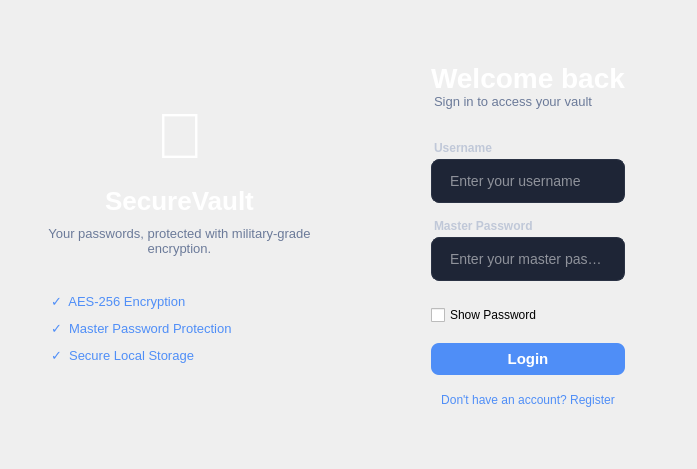
      <widget class="QWidget" name="loginPage">
       <property name="styleSheet">
        <string notr="true">QWidget#LoginPage { background-color: #0F1421; }</string>
       </property>
       <layout class="QHBoxLayout" name="loginMainLayout">
        <property name="spacing">
         <number>0</number>
        </property>
        <property name="leftMargin">
         <number>0</number>
        </property>
        <property name="topMargin">
         <number>0</number>
        </property>
        <property name="rightMargin">
         <number>0</number>
        </property>
        <property name="bottomMargin">
         <number>0</number>
        </property>
        <item>
         <layout class="QVBoxLayout" name="leftPanelLayout">
          <property name="spacing">
           <number>0</number>
          </property>
          <property name="leftMargin">
           <number>48</number>
          </property>
          <property name="topMargin">
           <number>60</number>
          </property>
          <property name="rightMargin">
           <number>48</number>
          </property>
          <property name="bottomMargin">
           <number>60</number>
          </property>
          <item>
           <spacer name="leftTopSpacer">
            <property name="orientation">
             <enum>Qt::Orientation::Vertical</enum>
            </property>
            <property name="sizeHint" stdset="0">
             <size>
              <width>20</width>
              <height>40</height>
             </size>
            </property>
           </spacer>
          </item>
          <item>
           <widget class="QLabel" name="logoEmoji">
            <property name="styleSheet">
             <string notr="true">font-size: 64px; background: transparent; color: #FFFFFF;</string>
            </property>
            <property name="text">
             <string>🔐</string>
            </property>
            <property name="alignment">
             <set>Qt::AlignmentFlag::AlignCenter</set>
            </property>
           </widget>
          </item>
          <item>
           <widget class="QLabel" name="brandName">
            <property name="styleSheet">
             <string notr="true">
                color: #FFFFFF; font-size: 26px; font-weight: bold;
                font-family: &quot;Segoe UI&quot;; background: transparent; margin-top: 14px;
              </string>
            </property>
            <property name="text">
             <string>SecureVault</string>
            </property>
            <property name="alignment">
             <set>Qt::AlignmentFlag::AlignCenter</set>
            </property>
           </widget>
          </item>
          <item>
           <widget class="QLabel" name="brandTagline">
            <property name="styleSheet">
             <string notr="true">
                color: #6B7A99; font-size: 13px; font-family: &quot;Segoe UI&quot;;
                background: transparent; margin-top: 10px; line-height: 1.6;
              </string>
            </property>
            <property name="text">
             <string>Your passwords, protected with military-grade encryption.</string>
            </property>
            <property name="alignment">
             <set>Qt::AlignmentFlag::AlignCenter</set>
            </property>
            <property name="wordWrap">
             <bool>true</bool>
            </property>
           </widget>
          </item>
          <item>
           <spacer name="leftMidSpacer">
            <property name="orientation">
             <enum>Qt::Orientation::Vertical</enum>
            </property>
            <property name="sizeHint" stdset="0">
             <size>
              <width>20</width>
              <height>32</height>
             </size>
            </property>
           </spacer>
          </item>
          <item>
           <widget class="QLabel" name="feature1">
            <property name="styleSheet">
             <string notr="true">color: #4F8EF7; font-size: 13px; background: transparent; margin: 5px 0; font-family: &quot;Segoe UI&quot;;</string>
            </property>
            <property name="text">
             <string>✓  AES-256 Encryption</string>
            </property>
           </widget>
          </item>
          <item>
           <widget class="QLabel" name="feature2">
            <property name="styleSheet">
             <string notr="true">color: #4F8EF7; font-size: 13px; background: transparent; margin: 5px 0; font-family: &quot;Segoe UI&quot;;</string>
            </property>
            <property name="text">
             <string>✓  Master Password Protection</string>
            </property>
           </widget>
          </item>
          <item>
           <widget class="QLabel" name="feature3">
            <property name="styleSheet">
             <string notr="true">color: #4F8EF7; font-size: 13px; background: transparent; margin: 5px 0; font-family: &quot;Segoe UI&quot;;</string>
            </property>
            <property name="text">
             <string>✓  Secure Local Storage</string>
            </property>
           </widget>
          </item>
          <item>
           <spacer name="leftBottomSpacer">
            <property name="orientation">
             <enum>Qt::Orientation::Vertical</enum>
            </property>
            <property name="sizeHint" stdset="0">
             <size>
              <width>20</width>
              <height>40</height>
             </size>
            </property>
           </spacer>
          </item>
         </layout>
        </item>
        <item>
         <layout class="QVBoxLayout" name="rightPanelLayout">
          <property name="spacing">
           <number>0</number>
          </property>
          <property name="leftMargin">
           <number>72</number>
          </property>
          <property name="topMargin">
           <number>0</number>
          </property>
          <property name="rightMargin">
           <number>72</number>
          </property>
          <property name="bottomMargin">
           <number>0</number>
          </property>
          <item>
           <spacer name="rightTopSpacer">
            <property name="orientation">
             <enum>Qt::Orientation::Vertical</enum>
            </property>
            <property name="sizeHint" stdset="0">
             <size>
              <width>20</width>
              <height>40</height>
             </size>
            </property>
           </spacer>
          </item>
          <item>
           <widget class="QLabel" name="welcomeLabel">
            <property name="styleSheet">
             <string notr="true">
                color: #FFFFFF; font-size: 28px; font-weight: bold;
                font-family: &quot;Segoe UI&quot;; background: transparent;
              </string>
            </property>
            <property name="text">
             <string>Welcome back</string>
            </property>
           </widget>
          </item>
          <item>
           <widget class="QLabel" name="welcomeSubLabel">
            <property name="styleSheet">
             <string notr="true">
                color: #6B7A99; font-size: 13px; font-family: &quot;Segoe UI&quot;;
                background: transparent; margin-bottom: 8px;
              </string>
            </property>
            <property name="text">
             <string>Sign in to access your vault</string>
            </property>
           </widget>
          </item>
          <item>
           <spacer name="formTopGap">
            <property name="orientation">
             <enum>Qt::Orientation::Vertical</enum>
            </property>
            <property name="sizeType">
             <enum>QSizePolicy::Policy::Fixed</enum>
            </property>
            <property name="sizeHint" stdset="0">
             <size>
              <width>20</width>
              <height>24</height>
             </size>
            </property>
           </spacer>
          </item>
          <item>
           <widget class="QLabel" name="usernameLabel">
            <property name="styleSheet">
             <string notr="true">
                color: #C0C8D8; font-size: 12px; font-weight: bold;
                font-family: &quot;Segoe UI&quot;; background: transparent; margin-bottom: 4px;
              </string>
            </property>
            <property name="text">
             <string>Username</string>
            </property>
           </widget>
          </item>
          <item>
           <widget class="QLineEdit" name="loginUsernameInput">
            <property name="styleSheet">
             <string notr="true">
                QLineEdit {
                    background-color: #1E2536; color: #FFFFFF;
                    border: 1px solid #2A3244; border-radius: 8px;
                    padding: 12px 16px; font-size: 14px; font-family: &quot;Segoe UI&quot;;
                }
                QLineEdit:focus { border: 1px solid #4F8EF7; background-color: #222B40; }
              </string>
            </property>
            <property name="placeholderText">
             <string>Enter your username</string>
            </property>
           </widget>
          </item>
          <item>
           <spacer name="fieldGap1">
            <property name="orientation">
             <enum>Qt::Orientation::Vertical</enum>
            </property>
            <property name="sizeType">
             <enum>QSizePolicy::Policy::Fixed</enum>
            </property>
            <property name="sizeHint" stdset="0">
             <size>
              <width>20</width>
              <height>16</height>
             </size>
            </property>
           </spacer>
          </item>
          <item>
           <widget class="QLabel" name="masterPwdLabel">
            <property name="styleSheet">
             <string notr="true">
                color: #C0C8D8; font-size: 12px; font-weight: bold;
                font-family: &quot;Segoe UI&quot;; background: transparent; margin-bottom: 4px;
              </string>
            </property>
            <property name="text">
             <string>Master Password</string>
            </property>
           </widget>
          </item>
          <item>
           <widget class="QLineEdit" name="loginPasswordInput">
            <property name="styleSheet">
             <string notr="true">
                QLineEdit {
                    background-color: #1E2536; color: #FFFFFF;
                    border: 1px solid #2A3244; border-radius: 8px;
                    padding: 12px 16px; font-size: 14px; font-family: &quot;Segoe UI&quot;;
                }
                QLineEdit:focus { border: 1px solid #4F8EF7; background-color: #222B40; }
              </string>
            </property>
            <property name="echoMode">
             <enum>QLineEdit::EchoMode::Password</enum>
            </property>
            <property name="placeholderText">
             <string>Enter your master password</string>
            </property>
           </widget>
          </item>
          <item>
           <spacer name="fieldGap2">
            <property name="orientation">
             <enum>Qt::Orientation::Vertical</enum>
            </property>
            <property name="sizeType">
             <enum>QSizePolicy::Policy::Fixed</enum>
            </property>
            <property name="sizeHint" stdset="0">
             <size>
              <width>20</width>
              <height>24</height>
             </size>
            </property>
           </spacer>
          </item>
          <item>
           <widget class="QCheckBox" name="showPasswordCheck">
            <property name="text">
             <string>Show Password</string>
            </property>
           </widget>
          </item>
          <item>
           <spacer name="loginSectionGap">
            <property name="orientation">
             <enum>Qt::Orientation::Vertical</enum>
            </property>
            <property name="sizeType">
             <enum>QSizePolicy::Policy::Fixed</enum>
            </property>
            <property name="sizeHint" stdset="0">
             <size>
              <width>20</width>
              <height>18</height>
             </size>
            </property>
           </spacer>
          </item>
          <item>
           <widget class="QPushButton" name="loginButton">
            <property name="minimumSize">
             <size>
              <width>0</width>
              <height>32</height>
             </size>
            </property>
            <property name="styleSheet">
             <string notr="true">
                QPushButton {
                    background-color: #4F8EF7; color: #FFFFFF; border: none;
                    border-radius: 8px; font-size: 15px; font-weight: bold; font-family: &quot;Segoe UI&quot;;
                }
                QPushButton:hover { background-color: #3A7BD5; }
                QPushButton:pressed { background-color: #2E6BC4; }
              </string>
            </property>
            <property name="text">
             <string>Login</string>
            </property>
           </widget>
          </item>
          <item>
           <spacer name="loginSectionGap">
            <property name="orientation">
             <enum>Qt::Orientation::Vertical</enum>
            </property>
            <property name="sizeType">
             <enum>QSizePolicy::Policy::Fixed</enum>
            </property>
            <property name="sizeHint" stdset="0">
             <size>
              <width>20</width>
              <height>18</height>
             </size>
            </property>
           </spacer>
          </item>
          <item>
           <widget class="QPushButton" name="registerRedirectBtn">
            <property name="styleSheet">
             <string notr="true">
                QPushButton#registerRedirectBtn {
                    background: transparent;
                    color: #4F8EF7;
                    border: none;
                    font-size: 12px;
                    font-family: &quot;Segoe UI&quot;;
                }

                QPushButton#registerRedirectBtn:hover {
                    color: #7DB2FF;
                }
              </string>
            </property>
            <property name="text">
             <string>Don't have an account? Register</string>
            </property>
           </widget>
          </item>
          <item>
           <spacer name="rightBottomSpacer">
            <property name="orientation">
             <enum>Qt::Orientation::Vertical</enum>
            </property>
            <property name="sizeHint" stdset="0">
             <size>
              <width>20</width>
              <height>40</height>
             </size>
            </property>
           </spacer>
          </item>
         </layout>
        </item>
       </layout>
      </widget>
